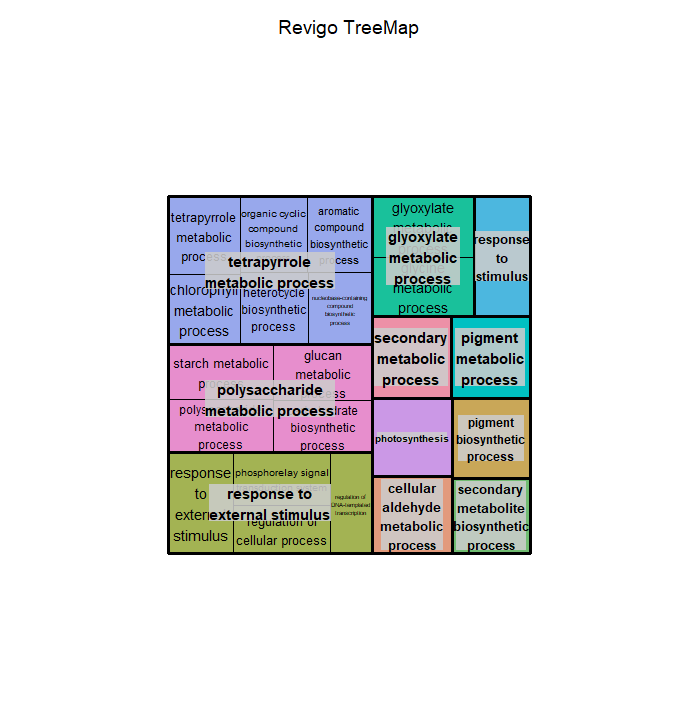

Source code (R):
# A treemap R script produced by the Revigo server at http://revigo.irb.hr/
# If you found Revigo useful in your work, please cite the following reference:
# Supek F et al. "REVIGO summarizes and visualizes long lists of Gene Ontology
# terms" PLoS ONE 2011. doi:10.1371/journal.pone.0021800

# author: Anton Kratz <anton.kratz@gmail.com>, RIKEN Omics Science Center, Functional Genomics Technology Team, Japan
# created: Fri, Nov 02, 2012  7:25:52 PM
# last change: Fri, Nov 09, 2012  3:20:01 PM

# -----------------------------------------------------------------------------
# If you don't have the treemap package installed, uncomment the following line:
# install.packages( "treemap" );
library(treemap) 								# treemap package by Martijn Tennekes

# Set the working directory if necessary
# setwd("C:/Users/username/workingdir");

# --------------------------------------------------------------------------
# Here is your data from Revigo. Scroll down for plot configuration options.

revigo.names <- c("term_ID","description","frequency","uniqueness","dispensability","representative");
revigo.data <- rbind(c("GO:0005976","polysaccharide metabolic process",1.1167319130275588,0.8356789668239719,0.03028312,"polysaccharide metabolic process"),
c("GO:0005982","starch metabolic process",0.017608800701637863,0.8476736575425892,0.62602389,"polysaccharide metabolic process"),
c("GO:0016051","carbohydrate biosynthetic process",0.9607174066221332,0.7582362681611098,0.59881341,"polysaccharide metabolic process"),
c("GO:0044042","glucan metabolic process",0.38687140506388396,0.8227026039150294,0.54461487,"polysaccharide metabolic process"),
c("GO:0006081","cellular aldehyde metabolic process",0.40854147241771294,0.9259938246061911,0.06219813,"cellular aldehyde metabolic process"),
c("GO:0009605","response to external stimulus",1.9406468330502087,0.9769334783301925,0,"response to external stimulus"),
c("GO:0000160","phosphorelay signal transduction system",2.5024686913261722,0.7567258513861299,0.42922025,"response to external stimulus"),
c("GO:0006355","regulation of DNA-templated transcription",9.968929480711344,0.6257767445153237,0.59915174,"response to external stimulus"),
c("GO:0050794","regulation of cellular process",20.405819326121108,0.7034077034382703,0.44222417,"response to external stimulus"),
c("GO:0015979","photosynthesis",0.23078372268274303,0.9339025601177974,0.02544878,"photosynthesis"),
c("GO:0019748","secondary metabolic process",0.40536164365481797,0.9626457985340486,-0,"secondary metabolic process"),
c("GO:0033013","tetrapyrrole metabolic process",0.8131480730503791,0.8319316384531344,0.0697943,"tetrapyrrole metabolic process"),
c("GO:0015994","chlorophyll metabolic process",0.0535648142234938,0.7517505498660728,0.15883951,"tetrapyrrole metabolic process"),
c("GO:0018130","heterocycle biosynthetic process",13.771272921376537,0.7314024744216058,0.53496242,"tetrapyrrole metabolic process"),
c("GO:0019438","aromatic compound biosynthetic process",13.451580388199883,0.7323184624630674,0.51068804,"tetrapyrrole metabolic process"),
c("GO:0034654","nucleobase-containing compound biosynthetic process",11.392930641947556,0.6833132740847937,0.28073725,"tetrapyrrole metabolic process"),
c("GO:1901362","organic cyclic compound biosynthetic process",14.3966447883804,0.7505610318380251,0.46357923,"tetrapyrrole metabolic process"),
c("GO:0042440","pigment metabolic process",0.5319993219913232,0.9616229340531782,0.02794033,"pigment metabolic process"),
c("GO:0044550","secondary metabolite biosynthetic process",0.30917182357724615,0.8701636297149544,0.02610808,"secondary metabolite biosynthetic process"),
c("GO:0046148","pigment biosynthetic process",0.49384137683658397,0.9209298957811405,0.02723823,"pigment biosynthetic process"),
c("GO:0046487","glyoxylate metabolic process",0.06306771252432103,0.9229153974925806,0.05355166,"glyoxylate metabolic process"),
c("GO:0006544","glycine metabolic process",0.21159498614180067,0.8880497365603954,0.33120701,"glyoxylate metabolic process"),
c("GO:0050896","response to stimulus",14.674014998147983,1,-0,"response to stimulus"));

stuff <- data.frame(revigo.data);
names(stuff) <- revigo.names;

stuff$frequency <- as.numeric( as.character(stuff$frequency) );
stuff$uniqueness <- as.numeric( as.character(stuff$uniqueness) );
stuff$dispensability <- as.numeric( as.character(stuff$dispensability) );


# check the tmPlot command documentation for all possible parameters - there are a lot more
treemap(
  stuff,
  index = c("representative","description"),
  vSize = "uniqueness",
  type = "categorical",
  vColor = "representative",
  title = "Revigo TreeMap",
  inflate.labels = FALSE,      # set this to TRUE for space-filling group labels - good for posters
  lowerbound.cex.labels = 0,   # try to draw as many labels as possible (still, some small squares may not get a label)

  position.legend = "none"
)

dev.off()
